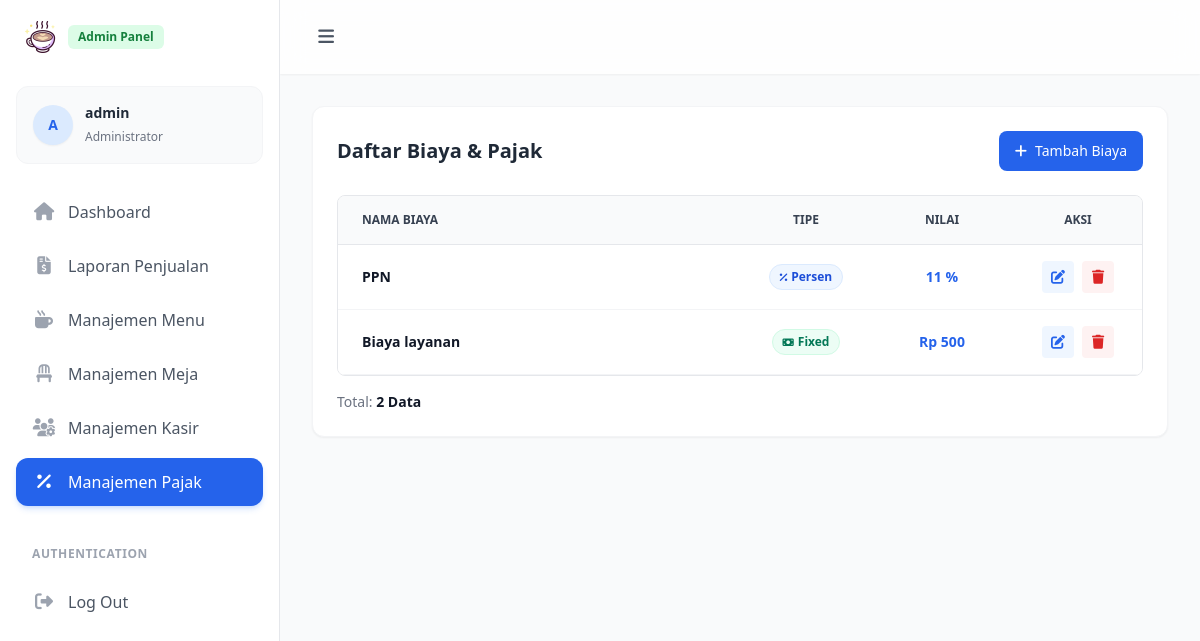
Page /admin/tax/index.php (signed in) on the committed database.
### tables this page shows
CREATE TABLE `gratuity` (
  `id` int NOT NULL AUTO_INCREMENT,
  `name` varchar(100) NOT NULL,
  `type` tinyint unsigned NOT NULL COMMENT '1 Untuk Persen, 2 Untuk Fix',
  `value` decimal(10,2) unsigned NOT NULL,
  PRIMARY KEY (`id`)
);

### admin/tax/index.php (the view, shortened to what this page needs)
<?php
require_once __DIR__ . '/../../config.php';
$pdo->exec("CREATE TABLE IF NOT EXISTS `gratuity` (
    `id` int(11) NOT NULL AUTO_INCREMENT,
    `name` varchar(100) NOT NULL,
    `type` tinyint UNSIGNED NOT NULL COMMENT '1 Untuk Persen, 2 Untuk Fix',
    `value` decimal(10,2) UNSIGNED NOT NULL,
    PRIMARY KEY (`id`)
)");
$stmt = $pdo->query("SELECT * FROM gratuity ORDER BY id DESC");
$fees = $stmt->fetchAll(PDO::FETCH_ASSOC);
?>
<?php
include __DIR__ . '/../layout/header.php';
include __DIR__ . '/../layout/sidebar.php';
?>
<main class="relative min-h-screen pt-[74px] transition-all duration-300 lg:ml-[280px] pc-main">
  <div class="p-4 sm:p-6 lg:p-8">
    <div class="rounded-xl border border-gray-100 bg-white p-6 shadow-sm">
        <div class="mb-6 flex flex-col sm:flex-row items-start sm:items-center justify-between gap-4">
            <h3 class="text-xl font-bold text-gray-800 whitespace-nowrap">Daftar Biaya & Pajak</h3>
            <button data-modal-target="tambah-fee-modal" data-modal-toggle="tambah-fee-modal"
                class="inline-flex w-full sm:w-auto items-center justify-center rounded-lg bg-blue-600 px-4 py-2.5 text-sm font-medium text-white hover:bg-blue-700 whitespace-nowrap" type="button">
                <i class="fa-solid fa-plus mr-2"></i>Tambah Biaya
            </button>
        </div>
        <div class="overflow-x-auto rounded-lg border border-gray-200">
            <table class="w-full text-left text-sm text-gray-500">
                <thead class="bg-gray-50 text-xs uppercase text-gray-700 border-b border-gray-200">
                    <tr>
                        <th class="px-6 py-4">Nama Biaya</th>
                        <th class="w-32 px-6 py-4 text-center">Tipe</th>
                        <th class="w-36 px-6 py-4 text-center">Nilai</th>
                        <th class="w-32 px-6 py-4 text-center">Aksi</th>
                    </tr>
                </thead>
                <tbody>
                    <?php if (empty($fees)): ?>
                        <tr><td colspan="5" class="px-6 py-6 text-center text-gray-500">Data biaya belum tersedia.</td></tr>
                    <?php else: ?>
                        <?php $no = 1; foreach ($fees as $fee): ?>
                        <tr class="border-b border-gray-100 bg-white hover:bg-gray-50 transition-colors">
                            <td class="px-6 py-4 font-bold text-gray-900"><?= htmlspecialchars($fee['name']) ?></td>
                            <td class="px-6 py-4 text-center">
                                <?php if ($fee['type'] == 1): ?>
                                    <span class="inline-flex items-center gap-1 rounded-full bg-blue-50 px-2.5 py-1 text-xs font-semibold text-blue-700 border border-blue-100">
                                        <i class="fa-solid fa-percent text-[10px]"></i> Persen
                                    </span>
                                <?php else: ?>
                                    <span class="inline-flex items-center gap-1 rounded-full bg-emerald-50 px-2.5 py-1 text-xs font-semibold text-emerald-700 border border-emerald-100">
                                        <i class="fa-solid fa-money-bill text-[10px]"></i> Fixed
                                    </span>
                                <?php endif; ?>
                            </td>
                            <td class="px-6 py-4 text-center font-bold text-blue-600">
                                <?php if ($fee['type'] == 1): ?>
                                    <?= rtrim(rtrim(number_format((float)$fee['value'], 2, '.', ''), '0'), '.') ?> %
                                <?php else: ?>
                                    Rp <?= number_format((float)$fee['value'], 0, ',', '.') ?>
                                <?php endif; ?>
                            </td>
                            <td class="px-6 py-4 text-center">
                                <div class="flex items-center justify-center gap-2">
                                    <button type="button"
                                        onclick="openEditModal(<?= $fee['id'] ?>, '<?= htmlspecialchars(addslashes($fee['name'])) ?>', <?= (int)$fee['type'] ?>, <?= (float)$fee['value'] ?>)"
                                        class="inline-flex h-8 w-8 items-center justify-center rounded bg-blue-50 text-blue-600 hover:bg-blue-100">
                                        <i class="fa-solid fa-pen-to-square"></i>
                                    </button>
                                    <a href="<?= BASE_URL ?>admin/tax/hapus?id=<?= $fee['id'] ?>"
                                       onclick="return confirm('Yakin ingin menghapus \'<?= htmlspecialchars(addslashes($fee['name'])) ?>\'?')"
                                       class="inline-flex h-8 w-8 items-center justify-center rounded bg-red-50 text-red-600 hover:bg-red-100">
                                        <i class="fa-solid fa-trash"></i>
                                    </a>
                                </div>
                            </td>
                        </tr>
                        <?php endforeach; ?>
                    <?php endif; ?>
                </tbody>
            </table>
        </div>
        <div class="mt-4 text-sm text-gray-500">
            Total: <span class="font-bold text-gray-900"><?= count($fees) ?> Data</span>
        </div>
    </div>
  </div>
</main>
<?php
include __DIR__ . '/../layout/footer.php';
?>

### rows in the picture
gratuity: name "PPN", type 1 (drawn), value "11"
gratuity: name "Biaya layanan", type 2 (drawn), value "500"

### other values in the picture
$initials "A"
$_SESSION['name'] "admin"
count($fees) "2"
